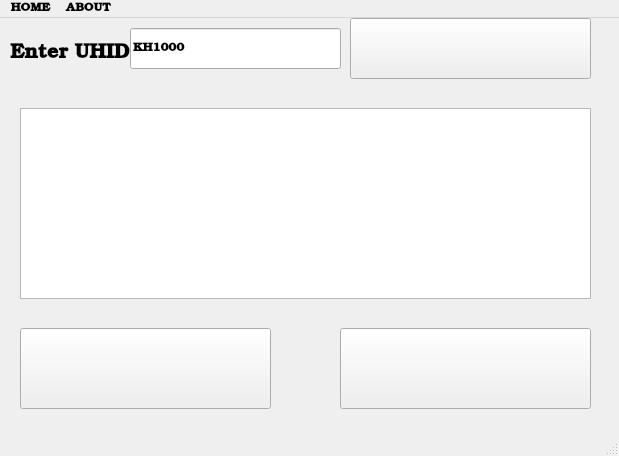
<?xml version="1.0" encoding="UTF-8"?>
<ui version="4.0">
 <class>MainWindow</class>
 <widget class="QMainWindow" name="MainWindow">
  <property name="geometry">
   <rect>
    <x>0</x>
    <y>0</y>
    <width>619</width>
    <height>456</height>
   </rect>
  </property>
  <property name="font">
   <font>
    <family>Bookman Old Style</family>
    <weight>75</weight>
    <italic>false</italic>
    <bold>true</bold>
    <underline>false</underline>
    <strikeout>false</strikeout>
   </font>
  </property>
  <property name="windowTitle">
   <string>home_page</string>
  </property>
  <widget class="QWidget" name="centralwidget">
   <widget class="QLineEdit" name="uhid">
    <property name="geometry">
     <rect>
      <x>130</x>
      <y>10</y>
      <width>211</width>
      <height>41</height>
     </rect>
    </property>
    <property name="inputMask">
     <string/>
    </property>
    <property name="text">
     <string>KH1000</string>
    </property>
    <property name="maxLength">
     <number>12</number>
    </property>
    <property name="frame">
     <bool>true</bool>
    </property>
    <property name="dragEnabled">
     <bool>false</bool>
    </property>
    <property name="placeholderText">
     <string/>
    </property>
   </widget>
   <widget class="QLabel" name="enter_uhid_label">
    <property name="geometry">
     <rect>
      <x>10</x>
      <y>10</y>
      <width>131</width>
      <height>51</height>
     </rect>
    </property>
    <property name="font">
     <font>
      <family>Bookman Old Style</family>
      <pointsize>15</pointsize>
      <weight>75</weight>
      <italic>false</italic>
      <bold>true</bold>
      <underline>false</underline>
      <strikeout>false</strikeout>
     </font>
    </property>
    <property name="text">
     <string>Enter UHID</string>
    </property>
    <property name="textFormat">
     <enum>Qt::PlainText</enum>
    </property>
   </widget>
   <widget class="QPushButton" name="click_to_view_button">
    <property name="geometry">
     <rect>
      <x>350</x>
      <y>0</y>
      <width>241</width>
      <height>61</height>
     </rect>
    </property>
    <property name="text">
     <string> </string>
    </property>
    <property name="icon">
     <iconset resource="imageResources/imageresource.qrc">
      <normaloff>:/images/click_to_view_button.png</normaloff>:/images/click_to_view_button.png</iconset>
    </property>
   </widget>
   <widget class="QTableView" name="tableView">
    <property name="geometry">
     <rect>
      <x>20</x>
      <y>90</y>
      <width>571</width>
      <height>191</height>
     </rect>
    </property>
   </widget>
   <widget class="QPushButton" name="pushButton">
    <property name="geometry">
     <rect>
      <x>20</x>
      <y>310</y>
      <width>251</width>
      <height>81</height>
     </rect>
    </property>
    <property name="text">
     <string> </string>
    </property>
    <property name="icon">
     <iconset>
      <normalon>:/images/download_button_red.png</normalon>
     </iconset>
    </property>
   </widget>
   <widget class="QPushButton" name="print_button">
    <property name="geometry">
     <rect>
      <x>340</x>
      <y>310</y>
      <width>251</width>
      <height>81</height>
     </rect>
    </property>
    <property name="text">
     <string> </string>
    </property>
    <property name="icon">
     <iconset>
      <normalon>:/images/print_button.png</normalon>
     </iconset>
    </property>
   </widget>
  </widget>
  <widget class="QMenuBar" name="menubar">
   <property name="geometry">
    <rect>
     <x>0</x>
     <y>0</y>
     <width>619</width>
     <height>20</height>
    </rect>
   </property>
   <widget class="QMenu" name="menuHOME">
    <property name="title">
     <string>HOME</string>
    </property>
   </widget>
   <widget class="QMenu" name="menuABOUT">
    <property name="title">
     <string>ABOUT</string>
    </property>
   </widget>
   <addaction name="menuHOME"/>
   <addaction name="menuABOUT"/>
  </widget>
  <widget class="QStatusBar" name="statusbar"/>
 </widget>
 <resources>
  <include location="imageResources/imageresource.qrc"/>
 </resources>
 <connections/>
</ui>
